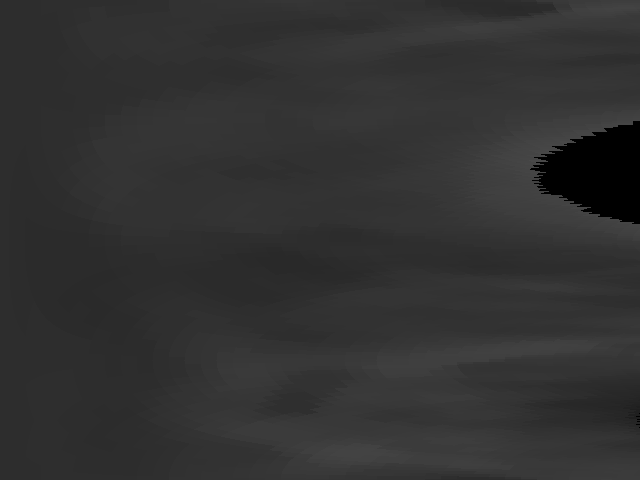
#> input picture polar.png, 640 x 480 px
$ python gabor.py   (older library calls are emulated)
#> lines starting #> are read from the running program, lines starting #| are printed output that depends on the picture
#!/usr/bin/env python

import numpy as np
import cv2

def build_filters():
 filters = []
 ksize = 31
 for theta in np.arange(0, np.pi, np.pi / 16):
     kern = cv2.getGaborKernel((ksize, ksize), 4.0, theta, 10.0, 0.5, 0, ktype=cv2.CV_32F)
     kern /= 1.5*kern.sum()
     filters.append(kern)
 return filters

def process(img, filters):
 accum = np.zeros_like(img)
 for kern in filters:
     fimg = cv2.filter2D(img, cv2.CV_8UC3, kern)
     np.maximum(accum, fimg, accum)
 return accum

if __name__ == '__main__':
 img=cv2.imread('polar.png')
#> img is the input picture: shape (480, 640, 3); min 0, max 73, mean 49.3

 filters = build_filters()

 res1 = process(img, filters)
#> the loop in process, `for kern in filters:` made 16 passes
#> pass 1, in process, `fimg = cv2.filter2D(img, cv2.CV_8UC3, kern)`:
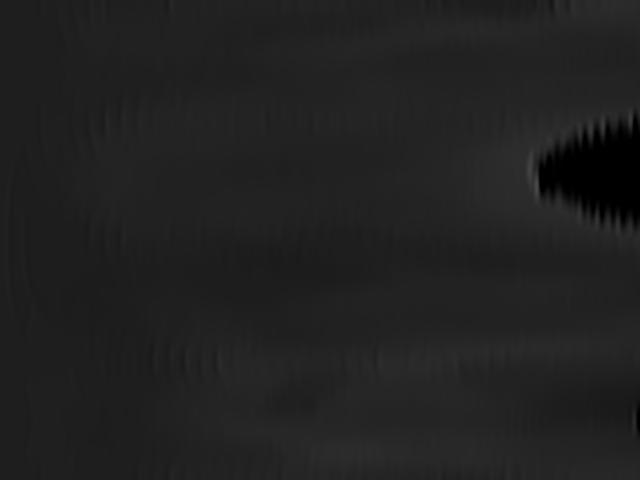
#> fimg: shape (480, 640, 3); min 0, max 75, mean 32.9
 cv2.imshow('result', res1)
 cv2.imwrite("gh.png",res1)
 cv2.waitKey(0)
 cv2.destroyAllWindows()
